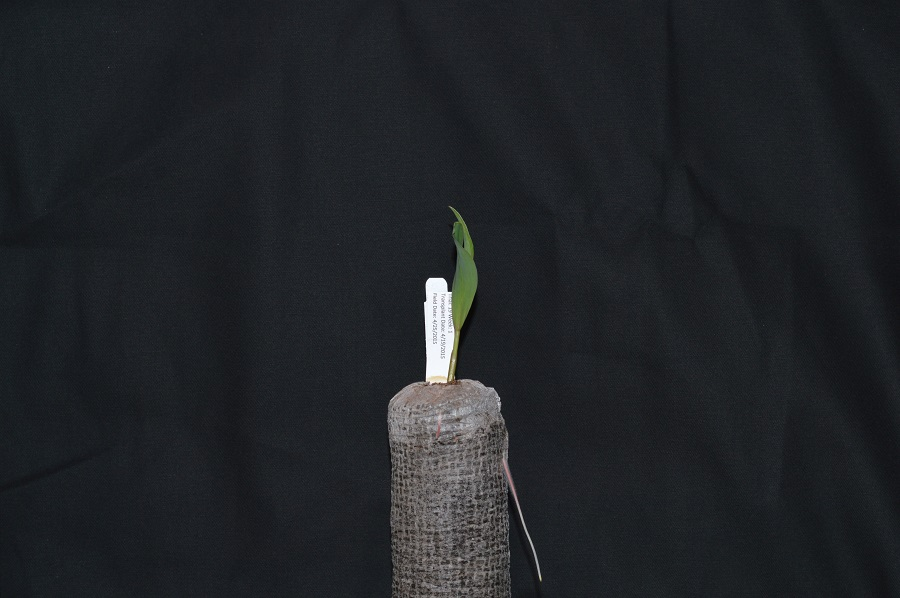
#> input picture blurring/image-02.jpg, 900 x 598 px, given in place of image-02.png, which was not available
$ python thresholding-2.py
#> lines starting #> are read from the running program, lines starting #| are printed output that depends on the picture; after the words box and inside, x2 and y2 are one past the last pixel; in counts of white or black regions, pixels touching at a corner belong together; pictures that were not available may be replaced by others from this repository, and a replacement may not be noted
import cv2
import numpy as np
import matplotlib.pyplot as plt

image = cv2.imread("image-02.png")
#> image is the input picture: shape (598, 900, 3); mean B, G, R 39.5, 35.7, 33

gray_image = cv2.cvtColor(image,cv2.COLOR_BGR2GRAY)

gray_image_th1 = np.zeros([gray_image.shape[0],gray_image.shape[1]],dtype="uint8")
gray_image_th2 = np.zeros([gray_image.shape[0],gray_image.shape[1]],dtype="uint8")
gray_image_th3 = np.zeros([gray_image.shape[0],gray_image.shape[1]],dtype="uint8")

for i in range(gray_image.shape[0]):
    for j in range(gray_image.shape[1]):
        if gray_image[i,j] < 20:
            gray_image_th1[i,j] = 255
        else: gray_image_th1[i,j] = 0
        if gray_image[i,j] < 10:
            gray_image_th2[i,j] = 255
        else: gray_image_th2[i,j] = 0
        if gray_image[i,j] < 50:
            gray_image_th3[i,j] = 255
        else: gray_image_th3[i,j] = 0
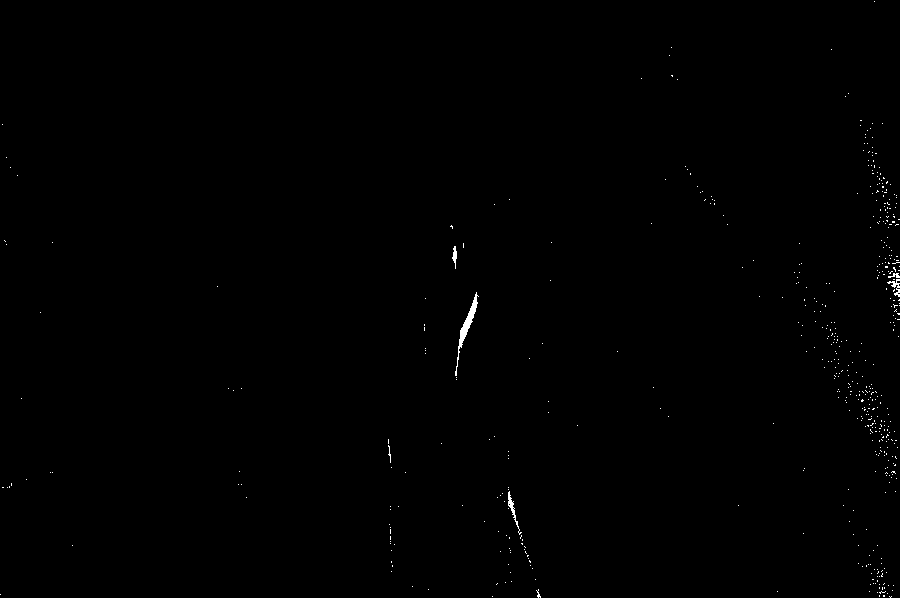
#> gray_image_th1: shape (598, 900); 0.27% white in thin lines or dots
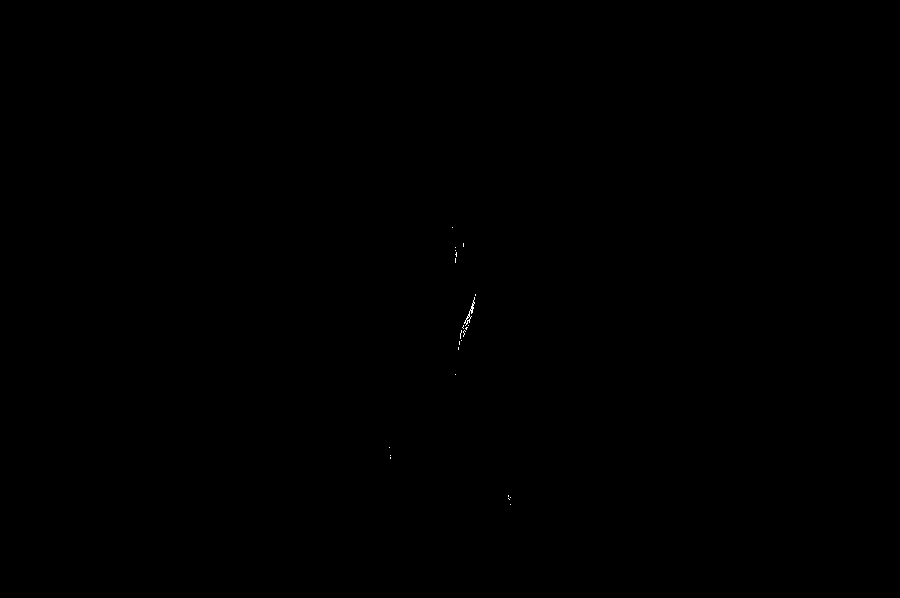
#> gray_image_th2: shape (598, 900); 0.02% white in thin lines or dots, all inside (x1, y1, x2, y2) = (389, 227, 511, 505)
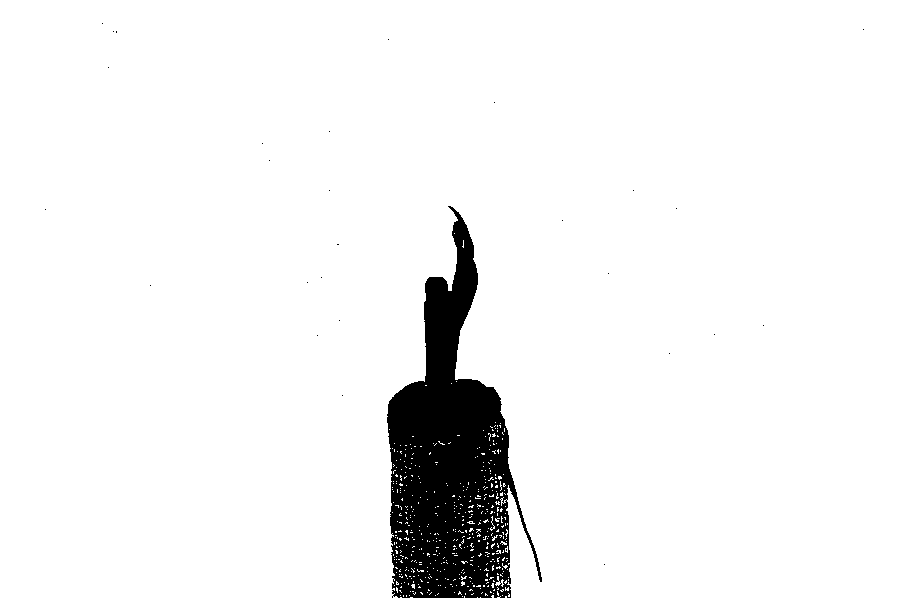
#> gray_image_th3: shape (598, 900); 94.7% white; 30 black regions (29 under 20 px), largest, box (x1, y1, x2, y2) and area: (387, 206, 542, 598) 28745

plt.figure(figsize=(8,4))

plt.subplot(1,4,1)
plt.imshow(gray_image,cmap="gray")
plt.subplot(1,4,2)
plt.imshow(gray_image_th1,cmap="gray")
plt.subplot(1,4,3)
plt.imshow(gray_image_th2,cmap="gray")
plt.subplot(1,4,4)
plt.imshow(gray_image_th3,cmap="gray")

#plt.show()

hist = cv2.calcHist([gray_image],[0],None,[256],[0,256])
#> hist = 256 values, max 51052 at index 31, min 0 at index 0, mean 2102.3

plt.subplot(1,1,1)
plt.xlabel("Pixel Values")
plt.ylabel("Frequencies")
plt.plot(hist)
plt.show()
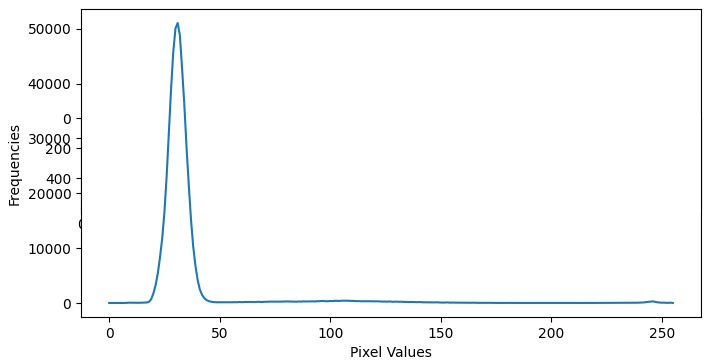
#> figure drawn by matplotlib, 5 panels; panel 5: curve peaks at x = 31, y = 51052

$ run again, with blurring/image-01.jpg copied over blurring/image-02.jpg
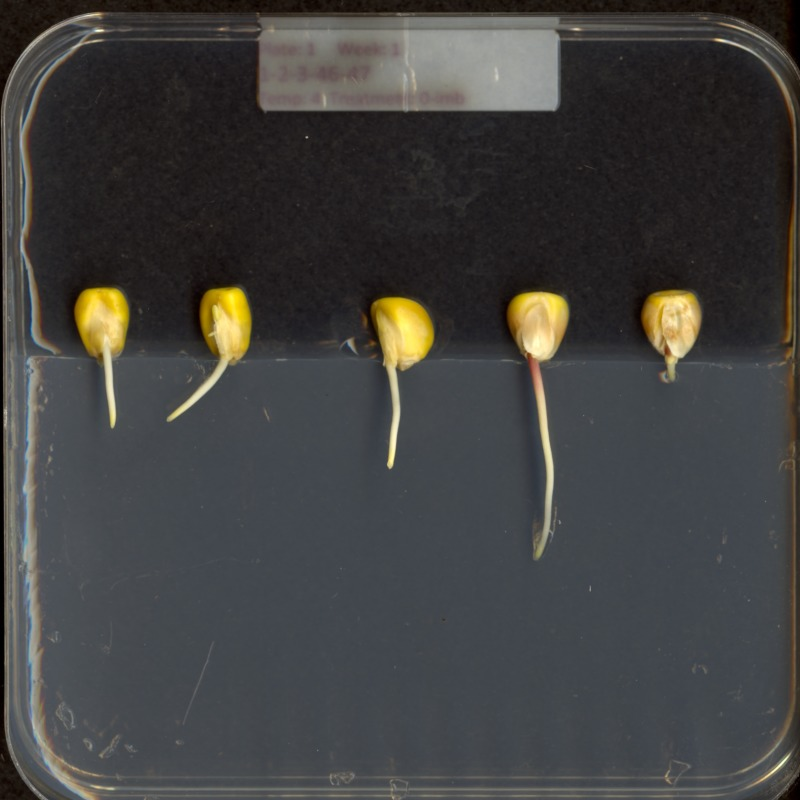
#> input picture blurring/image-01.jpg, 800 x 800 px, given in place of image-02.png, which was not available
#> image is the input picture: shape (800, 800, 3); mean B, G, R 64.5, 65.7, 66.1
#> after the loop `for i in range(gray_image.shape[0]):`:
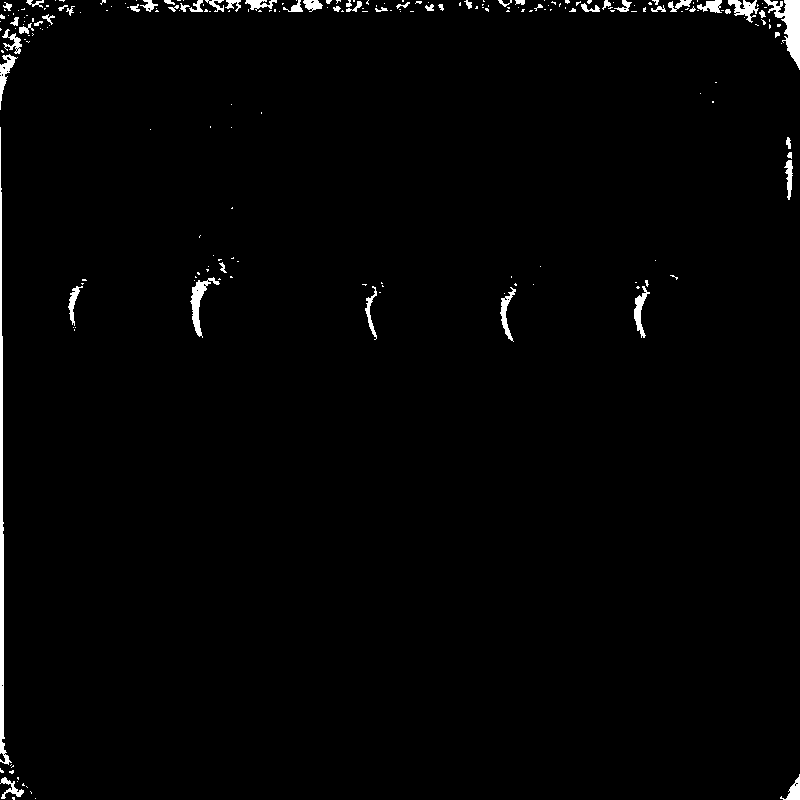
#> gray_image_th1: shape (800, 800); 1.4% white; 221 white regions (165 under 20 px), largest, box (x1, y1, x2, y2) and area: (0, 127, 12, 765) 1896, (764, 0, 800, 70) 1025, (190, 277, 220, 338) 512
#> after the loop `for i in range(gray_image.shape[0]):`:
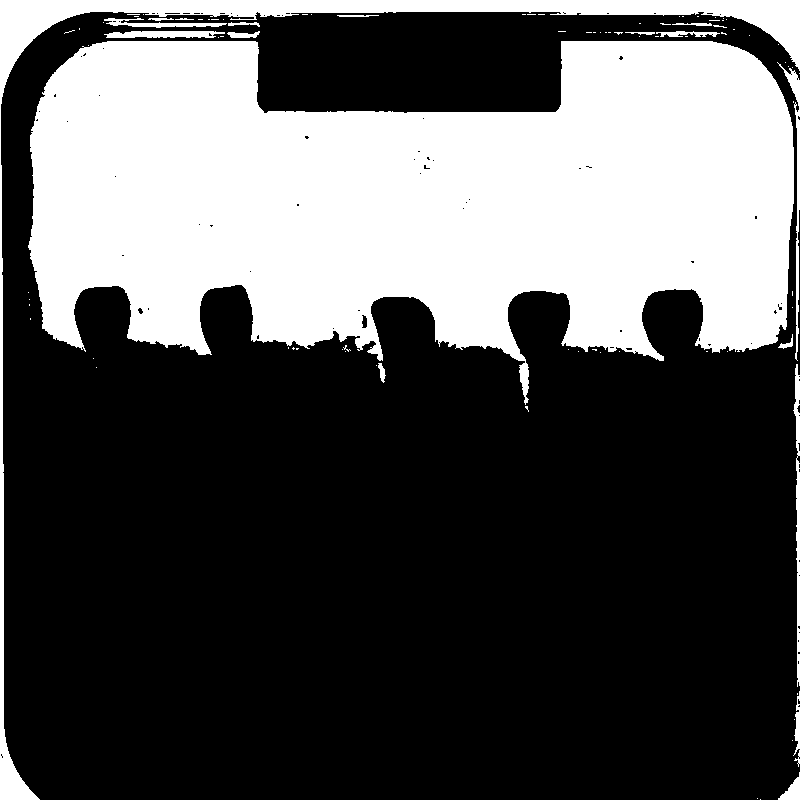
#> gray_image_th3: shape (800, 800); 33.5% white; 95 white regions (75 under 20 px), largest, box (x1, y1, x2, y2) and area: (28, 41, 794, 405) 191403, (0, 0, 800, 800) 17870, (793, 364, 800, 687) 1056
#> hist = 256 values, max 74528 at index 70, min 0 at index 251, mean 2500

$ run again, with blurring/image-03.jpg copied over blurring/image-02.jpg
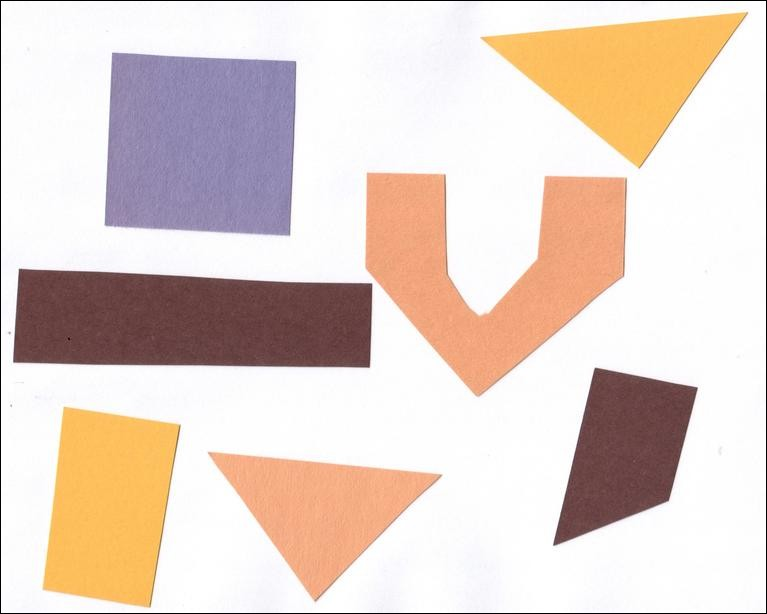
#> input picture blurring/image-03.jpg, 767 x 614 px, given in place of image-02.png, which was not available
#> image is the input picture: shape (614, 767, 3); mean B, G, R 201.8, 210.9, 227.9
#> `gray_image = cv2.cvtColor(image,cv2.COLOR_BGR2GRAY)`:
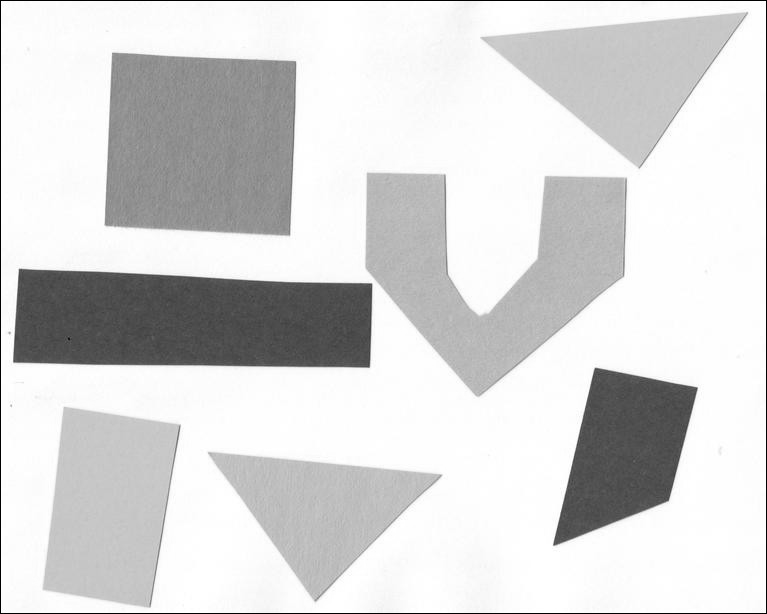
#> gray_image: shape (614, 767); min 0, max 255, mean 214.9
#> after the loop `for i in range(gray_image.shape[0]):`:
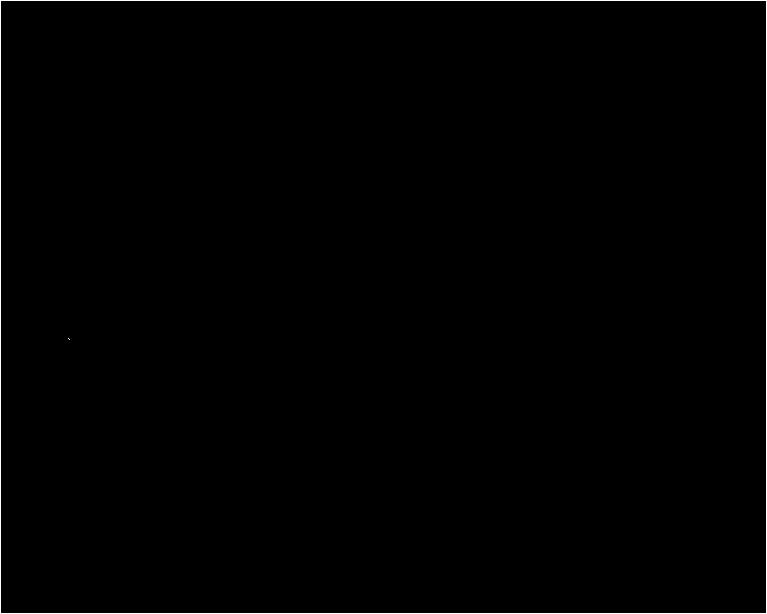
#> gray_image_th1: shape (614, 767); 0.59% white in thin lines or dots
#> hist = 256 values, max 107930 at index 254, min 0 at index 8, mean 1839.6
